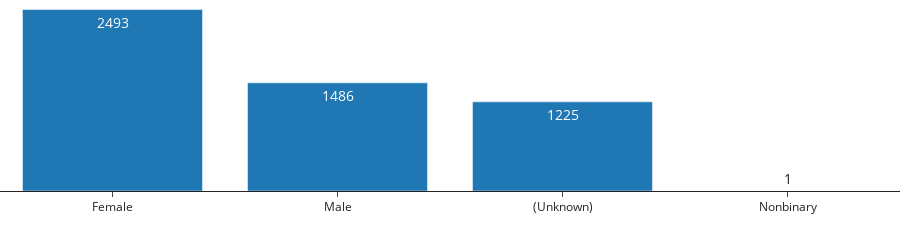

The cell this chart's notebook holds for it:
### Code cell
MemberGenderFigure().plot()

### Figure 1 — Plotly figure (JSON) as saved in the notebook; plotly's stock layout.template omitted (floating-point values rounded to 4 significant figures)
{"data": [{"alignmentgroup": "True", "hovertemplate": "<extra></extra>", "legendgroup": "", "marker": {"color": "#1F77B4", "pattern": {"shape": ""}}, "name": "", "offsetgroup": "", "orientation": "v", "showlegend": false, "text": [2493, 1486, 1225, 1], "textfont": {"size": 14}, "textposition": "auto", "type": "bar", "x": ["Female", "Male", "(Unknown)", "Nonbinary"], "xaxis": "x", "y": [2493, 1486, 1225, 1], "yaxis": "y"}], "layout": {"barmode": "relative", "clickmode": "event+select", "dragmode": "select", "height": 100, "legend": {"tracegroupgap": 0}, "margin": {"b": 0, "l": 0, "r": 0, "t": 0}, "selectdirection": "h", "uniformtext": {"minsize": 10}, "xaxis": {"anchor": "y", "categoryarray": [0, 1, 2, 3], "categoryorder": "array", "domain": [0, 1], "title": {"text": ""}}, "yaxis": {"anchor": "x", "domain": [0, 1], "title": {"text": "Number of members"}, "visible": false}}}
